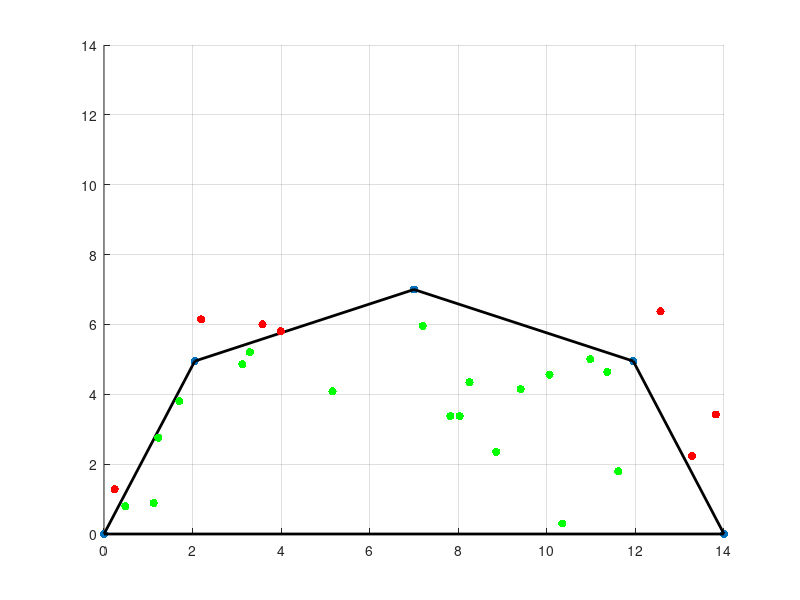

Reproduce this figure in MATLAB.
clear all
clc

x=[-7 7 4.95 0 -4.95]+7;
y=[0  0 4.95 7 4.95];

figure(1)
hold on 
grid on
scatter(x,y,'filled','k')
ylim([0 14])

plot([x(1) x(2)],[y(1) y(2)],'k','Linewidth',2)
plot([x(2) x(3)],[y(2) y(3)],'k','Linewidth',2)
plot([x(3) x(4)],[y(3) y(4)],'k','Linewidth',2)
plot([x(4) x(5)],[y(4) y(5)],'k','Linewidth',2)
plot([x(5) x(1)],[y(5) y(1)],'k','Linewidth',2)


m=[(y(2)-y(1))/(x(2)-x(1)), (y(3)-y(2))/(x(3)-x(2)), (y(4)-y(3))/(x(4)-x(3)), (y(5)-y(4))/(x(5)-x(4)), (y(1)-y(5))/(x(1)-x(5))]; %Bottom, Right Top Left
y_int=[y(1)-m(1)*x(1), y(2)-m(2)*x(2), y(3)-m(3)*x(3), y(4)-m(4)*x(4) , y(5)-m(5)*x(5)];

for ii=1:25
    x_rand=rand*14;
    y_rand=rand*7;
    for i=1:5
        test_pts=[(y_rand-y_int(i))/m(i), m(i)*x_rand+y_int(i)]; %x_test point, y_test point
        if i==1
            if y_rand>=y(1)
                Pass_Fail=1;
            else
                Pass_Fail=0;
            end
        end
        if i==2 | i==3
            if x_rand<=test_pts(1) && y_rand<=test_pts(2)
                Pass_Fail=1;
            else
                Pass_Fail=0;
            end
        end
        if i==4 | i==5
            if x_rand>=test_pts(1) && y_rand<=test_pts(2)
                Pass_Fail=1;
            else
                Pass_Fail=0;
            end
        end
        Pass_Fail_Set(i)=Pass_Fail;
    end
    if nnz(Pass_Fail_Set)==5
        scatter(x_rand,y_rand,'g','filled')
    else
        scatter(x_rand,y_rand,'r','filled')
    end
end